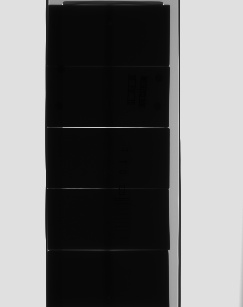
#> input picture .visionnova/thumbnail/a.jpg, 243 x 307 px
$ python -i image_analyzer.py   (imports and definitions only)
#> lines starting #> are read from the running program, lines starting #| are printed output that depends on the picture; after the words box and inside, x2 and y2 are one past the last pixel; in counts of white or black regions, pixels touching at a corner belong together
#> further down, picture is the input picture: shape (307, 243); min 2, max 229, mean 112
"""
图像质量分析模块 - 专门检测马赛克效应和图像质量变化
"""
import numpy as np
from scipy import ndimage, fft
from skimage import filters, feature, measure
import functools
import time
from typing import Dict, Any, Tuple, Optional


class ImageQualityAnalyzer:
    """图像质量分析器 - 检测马赛克效应、纹理变化等"""

    @staticmethod
    def analyze_image_quality(image: np.ndarray, name: str = "图像") -> Dict[str, Any]:
        """
        全面分析图像质量，特别关注马赛克效应

        Args:
            image: 输入图像
            name: 图像名称（用于报告）

        Returns:
            Dict: 包含各种质量指标的字典
        """
#> called with name = '图像'
        print(f"\n📊 {name}质量分析:")

        # 大图像优化：如果图像太大，进行下采样分析
        original_shape = image.shape
#> original_shape = (307, 243)
        total_pixels = image.size
#> total_pixels = 74601

        if total_pixels > 2000000:  # 2M像素以上进行下采样
            print(f"   🔧 检测到大图像({total_pixels:,}像素)，使用下采样分析以提高速度...")
            # 计算下采样比例，目标约1M像素
            scale = np.sqrt(1000000 / total_pixels)
            new_h = int(image.shape[0] * scale)
            new_w = int(image.shape[1] * scale)

            # 使用OpenCV进行高质量下采样
            from skimage import transform
            img_resized = transform.resize(image, (new_h, new_w), anti_aliasing=True, preserve_range=True)
            img = img_resized.astype(np.float32)
            print(f"      下采样: {original_shape} → {img.shape}")
        else:
            # 确保是浮点数
            if image.dtype != np.float32:
                img = image.astype(np.float32)
            else:
                img = image.copy()

        # 归一化到[0,1]以便统一分析
        img_min, img_max = img.min(), img.max()
#> img_min = 2; img_max = 229
        if img_max > img_min:
            img_norm = (img - img_min) / (img_max - img_min)
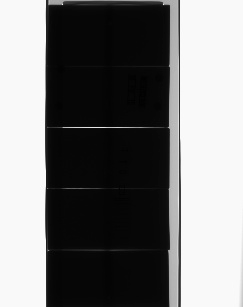
#> img_norm: shape (307, 243) float32; min 0, max 1, mean 0.485
        else:
            img_norm = img.copy()

        analysis = {
            'name': name,
            'shape': image.shape,
            'dtype': str(image.dtype),
            'range': (float(img_min), float(img_max)),
        }
#> analysis = {'name': '图像', 'shape': (307, 243), 'dtype': 'uint8', 'range': (2, 229)}

        # 1. 基础统计
        analysis.update(ImageQualityAnalyzer._basic_statistics(img_norm))

        # 2. 纹理复杂度分析（马赛克的关键指标）
        analysis.update(ImageQualityAnalyzer._texture_complexity(img_norm))

        # 3. 边缘质量分析
        analysis.update(ImageQualityAnalyzer._edge_quality(img_norm))

        # 4. 频域分析
        analysis.update(ImageQualityAnalyzer._frequency_analysis(img_norm))

        # 5. 空间相关性分析（检测块状效应）
        analysis.update(ImageQualityAnalyzer._spatial_correlation(img_norm))

        # 6. 马赛克效应检测
        analysis.update(ImageQualityAnalyzer._mosaic_detection(img_norm))

        # 打印关键指标
        ImageQualityAnalyzer._print_key_metrics(analysis)

        return analysis

    # [17 lines left out: function compare_analyses, not called in this run]

    @staticmethod
    def _basic_statistics(img: np.ndarray) -> Dict[str, float]:
        """基础统计信息"""
        return {
            'mean': float(np.mean(img)),
            'std': float(np.std(img)),
            'entropy': float(measure.shannon_entropy(img)),
            'dynamic_range': float(img.max() - img.min()),
        }

    @staticmethod
    def _texture_complexity(img: np.ndarray) -> Dict[str, float]:
        """纹理复杂度分析 - 马赛克会导致纹理异常复杂"""
        # 局部方差（窗口大小5x5）
        local_var = ndimage.generic_filter(img, np.var, size=5)

        # 梯度幅值
        gx = ndimage.sobel(img, axis=1)
        gy = ndimage.sobel(img, axis=0)
        grad_mag = np.sqrt(gx*gx + gy*gy)

        # 纹理能量（灰度共生矩阵的简化版本）
        # 计算水平和垂直方向的纹理变化
        h_diff = np.abs(np.diff(img, axis=1))
        v_diff = np.abs(np.diff(img, axis=0))

        return {
            'local_var_mean': float(np.mean(local_var)),
            'local_var_std': float(np.std(local_var)),
            'local_var_max': float(np.max(local_var)),
            'grad_mag_mean': float(np.mean(grad_mag)),
            'grad_mag_std': float(np.std(grad_mag)),
            'texture_energy_h': float(np.mean(h_diff)),
            'texture_energy_v': float(np.mean(v_diff)),
            'texture_uniformity': float(1.0 / (1.0 + np.std(local_var))),  # 越小越不均匀
        }

    @staticmethod
    def _edge_quality(img: np.ndarray) -> Dict[str, float]:
        """边缘质量分析"""
        # Canny边缘检测
        edges = feature.canny(img, sigma=1.0)
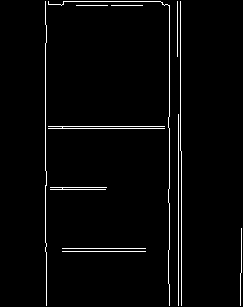
#> edges: shape (307, 243) bool; 2.6% white in thin lines or dots, all inside (x1, y1, x2, y2) = (45, 1, 242, 306)
        edge_density = np.sum(edges) / edges.size
#> edge_density = 0.0261

        # 边缘连续性（通过形态学操作评估）
        from skimage import morphology
        edge_dilated = morphology.dilation(edges, morphology.disk(2))
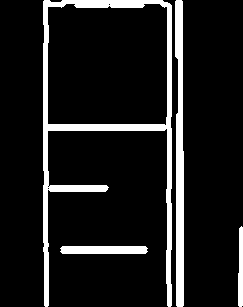
#> edge_dilated: shape (307, 243) bool; 11.2% white; 4 white regions, box (x1, y1, x2, y2) and area: (43, 0, 172, 307) 5073, (175, 0, 184, 307) 2248, (60, 246, 148, 254) 688, (238, 226, 243, 307) 352
        edge_continuity = np.sum(edge_dilated) / np.sum(edges) if np.sum(edges) > 0 else 0
#> edge_continuity = 4.29

        # 梯度方向一致性
        gx = ndimage.sobel(img, axis=1)
        gy = ndimage.sobel(img, axis=0)
        grad_angle = np.arctan2(gy, gx)
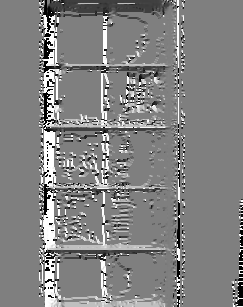
#> grad_angle: shape (307, 243) float32; min -3.14, max 3.14, mean 0.0818; drawn with min black and max white

        # 计算梯度方向的局部一致性
        angle_diff = np.abs(np.diff(grad_angle, axis=1))
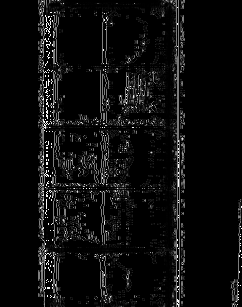
#> angle_diff: shape (307, 242) float32; min 0, max 6.28, mean 0.329; drawn with min black and max white
        angle_consistency = 1.0 - np.mean(angle_diff) / np.pi
#> angle_consistency = 0.895

        return {
            'edge_density': float(edge_density),
            'edge_continuity': float(edge_continuity),
            'gradient_consistency': float(angle_consistency),
        }

    @staticmethod
    def _frequency_analysis(img: np.ndarray) -> Dict[str, float]:
        """频域分析 - 马赛克会产生异常的高频成分"""
        # 对于大图像，进一步下采样以加速FFT
        if img.size > 500000:  # 500K像素以上再次下采样
            from skimage import transform
            scale = np.sqrt(500000 / img.size)
            new_h = max(64, int(img.shape[0] * scale))  # 最小64像素
            new_w = max(64, int(img.shape[1] * scale))
            img_small = transform.resize(img, (new_h, new_w), anti_aliasing=True, preserve_range=True)
        else:
            img_small = img

        # 2D FFT
        f_transform = fft.fft2(img_small)
        f_shift = fft.fftshift(f_transform)
        magnitude = np.abs(f_shift)

        # 计算频域能量分布
        h, w = img_small.shape
#> h = 307; w = 243
        center_h, center_w = h // 2, w // 2
#> center_h = 153; center_w = 121

        # 创建频率掩码
        y, x = np.ogrid[:h, :w]
#> y = 307 values from 0 to 306
        dist_from_center = np.sqrt((x - center_w)**2 + (y - center_h)**2)

        # 低频、中频、高频区域
        max_dist = min(center_h, center_w)
#> max_dist = 121
        low_freq_mask = dist_from_center <= max_dist * 0.1
        mid_freq_mask = (dist_from_center > max_dist * 0.1) & (dist_from_center <= max_dist * 0.5)
        high_freq_mask = dist_from_center > max_dist * 0.5

        total_energy = np.sum(magnitude**2)
#> total_energy = 2.49e+09
        low_freq_energy = np.sum(magnitude[low_freq_mask]**2) / total_energy
#> low_freq_energy = 0.982
        mid_freq_energy = np.sum(magnitude[mid_freq_mask]**2) / total_energy
#> mid_freq_energy = 0.0141
        high_freq_energy = np.sum(magnitude[high_freq_mask]**2) / total_energy
#> high_freq_energy = 0.0042

        return {
            'low_freq_energy': float(low_freq_energy),
            'mid_freq_energy': float(mid_freq_energy),
            'high_freq_energy': float(high_freq_energy),
            'freq_energy_ratio': float(high_freq_energy / (low_freq_energy + 1e-8)),
        }

    @staticmethod
    def _spatial_correlation(img: np.ndarray) -> Dict[str, float]:
        """空间相关性分析 - 检测块状效应"""
        # 水平和垂直方向的自相关
        h_corr = np.corrcoef(img[:-1].flatten(), img[1:].flatten())[0, 1]
#> h_corr = 0.996
        v_corr = np.corrcoef(img[:, :-1].flatten(), img[:, 1:].flatten())[0, 1]
#> v_corr = 0.983

        # 对角线相关性
        d1_corr = np.corrcoef(img[:-1, :-1].flatten(), img[1:, 1:].flatten())[0, 1]
#> d1_corr = 0.979
        d2_corr = np.corrcoef(img[:-1, 1:].flatten(), img[1:, :-1].flatten())[0, 1]
#> d2_corr = 0.979

        # 局部相关性变化（检测块状效应）
        block_size = 8
        h_blocks = img.shape[0] // block_size
#> h_blocks = 38
        w_blocks = img.shape[1] // block_size
#> w_blocks = 30

        block_correlations = []
        for i in range(h_blocks - 1):
            for j in range(w_blocks - 1):
                block1 = img[i*block_size:(i+1)*block_size, j*block_size:(j+1)*block_size]
                block2 = img[(i+1)*block_size:(i+2)*block_size, j*block_size:(j+1)*block_size]
                if block1.size > 0 and block2.size > 0:
                    corr = np.corrcoef(block1.flatten(), block2.flatten())[0, 1]
                    if not np.isnan(corr):
                        block_correlations.append(corr)
#> after the loop, block_correlations = 478 values, max 1 at index 43, min -0.574 at index 184, mean 0.557

        block_corr_std = np.std(block_correlations) if block_correlations else 0
#> block_corr_std = 0.445

        return {
            'horizontal_correlation': float(h_corr) if not np.isnan(h_corr) else 0.0,
            'vertical_correlation': float(v_corr) if not np.isnan(v_corr) else 0.0,
            'diagonal_correlation_1': float(d1_corr) if not np.isnan(d1_corr) else 0.0,
            'diagonal_correlation_2': float(d2_corr) if not np.isnan(d2_corr) else 0.0,
            'block_correlation_std': float(block_corr_std),
        }

    @staticmethod
    def _mosaic_detection(img: np.ndarray) -> Dict[str, float]:
        """马赛克效应检测"""
        # 块状效应检测：计算8x8块的内部方差vs块间方差
        block_size = 8
        h_blocks = img.shape[0] // block_size
#> h_blocks = 38
        w_blocks = img.shape[1] // block_size
#> w_blocks = 30

        intra_block_vars = []  # 块内方差
        inter_block_vars = []  # 块间方差

        block_means = np.zeros((h_blocks, w_blocks))

        # 计算每个块的均值和内部方差
        for i in range(h_blocks):
            for j in range(w_blocks):
                block = img[i*block_size:(i+1)*block_size, j*block_size:(j+1)*block_size]
                block_mean = np.mean(block)
                block_var = np.var(block)

                block_means[i, j] = block_mean
                intra_block_vars.append(block_var)
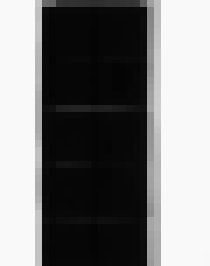
#> block_means: shape (38, 30) float64 (shown 7 times larger); min 0.0175, max 0.978, mean 0.479
#> after the loop, intra_block_vars = 1140 values, max 0.168 at index 485, min 3.47e-18 at index 68, mean 0.0102

        # 计算块间方差
        if h_blocks > 1 and w_blocks > 1:
            inter_block_var = np.var(block_means)
#> inter_block_var = 0.202
        else:
            inter_block_var = 0

        avg_intra_var = np.mean(intra_block_vars)
#> avg_intra_var = 0.0102

        # 马赛克指数：块内方差高 + 块间变化大 = 马赛克效应
        mosaic_index = avg_intra_var * (1 + inter_block_var)
#> mosaic_index = 0.0122

        # 纹理不规律性：局部方差的方差
        local_var = ndimage.generic_filter(img, np.var, size=3)
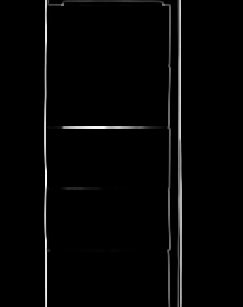
#> local_var: shape (307, 243) float32; min 0, max 0.174, mean 0.00369; drawn with min black and max white
        texture_irregularity = np.var(local_var)
#> texture_irregularity = 0.000381

        return {
            'avg_intra_block_variance': float(avg_intra_var),
            'inter_block_variance': float(inter_block_var),
            'mosaic_index': float(mosaic_index),
            'texture_irregularity': float(texture_irregularity),
        }

    @staticmethod
    def _print_key_metrics(analysis: Dict[str, Any]):
        """打印关键指标"""
        print(f"   📈 基础统计: 均值={analysis['mean']:.3f}, 标准差={analysis['std']:.3f}, 熵={analysis['entropy']:.3f}")
#|    📈 基础统计: 均值=0.485, 标准差=0.461, 熵=3.201
        print(f"   🎨 纹理复杂度: 局部方差均值={analysis['local_var_mean']:.4f}, 梯度幅值={analysis['grad_mag_mean']:.4f}")
#|    🎨 纹理复杂度: 局部方差均值=0.0061, 梯度幅值=0.1141
        print(f"   🔍 边缘质量: 边缘密度={analysis['edge_density']:.4f}, 梯度一致性={analysis['gradient_consistency']:.3f}")
#|    🔍 边缘质量: 边缘密度=0.0261, 梯度一致性=0.895
        print(f"   📊 频域分析: 高频能量占比={analysis['high_freq_energy']:.3f}, 频率比={analysis['freq_energy_ratio']:.2f}")
#|    📊 频域分析: 高频能量占比=0.004, 频率比=0.00
        print(f"   🧩 空间相关性: 水平={analysis['horizontal_correlation']:.3f}, 垂直={analysis['vertical_correlation']:.3f}")
#|    🧩 空间相关性: 水平=0.996, 垂直=0.983
        print(f"   🚨 马赛克检测: 马赛克指数={analysis['mosaic_index']:.4f}, 纹理不规律性={analysis['texture_irregularity']:.4f}")
#|    🚨 马赛克检测: 马赛克指数=0.0122, 纹理不规律性=0.0004

        # 马赛克效应警告
        if analysis['mosaic_index'] > 0.01:  # 阈值需要根据实际情况调整
            print(f"   ⚠️  检测到可能的马赛克效应！")
        if analysis['texture_irregularity'] > 0.005:
            print(f"   ⚠️  检测到纹理异常不规律！")


# [43 lines left out: function image_analysis_decorator, not called in this run]

>>> import cv2
>>> picture = cv2.imread('../../.visionnova/thumbnail/a.jpg', cv2.IMREAD_GRAYSCALE)
>>> result = ImageQualityAnalyzer().analyze_image_quality(picture)
#> result = 32 items

$ run again, on .visionnova/thumbnail/弯管-原始图.jpg
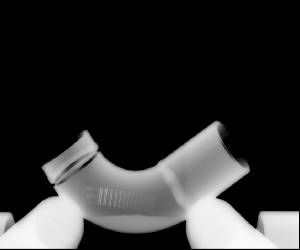
#> input picture .visionnova/thumbnail/弯管-原始图.jpg, 300 x 250 px
#> picture is the input picture: shape (250, 300); min 0, max 252, mean 48.4
#> img_min = 0; img_max = 252
#> analysis = {'name': '图像', 'shape': (250, 300), 'dtype': 'uint8', 'range': (0, 252)}
#> in _edge_quality, `edges = feature.canny(img, sigma=1.0)`:
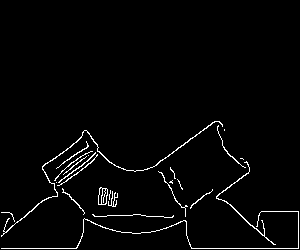
#> edges: shape (250, 300) bool; 2.5% white in thin lines or dots, all inside (x1, y1, x2, y2) = (1, 121, 299, 249)
#> edge_density = 0.0248
#> edge_dilated: shape (250, 300) bool; 9.6% white; 3 white regions, box (x1, y1, x2, y2) and area: (0, 119, 300, 250) 6336, (96, 185, 120, 209) 441, (90, 212, 176, 220) 424
#> edge_continuity = 3.87
#> angle_consistency = 0.938
#> total_energy = 797708096
#> low_freq_energy = 0.958
#> mid_freq_energy = 0.0376
#> high_freq_energy = 0.0043
#> h_corr = 0.986
#> v_corr = 0.994
#> d1_corr = 0.98
#> d2_corr = 0.982
#> after the loop in _spatial_correlation, `for i in range(h_blocks - 1):`: block_correlations = 303 values, max 1 at index 297, min -0.922 at index 91, mean 0.313
#> block_corr_std = 0.529
#> after the loop in _mosaic_detection, `for i in range(h_blocks):`:
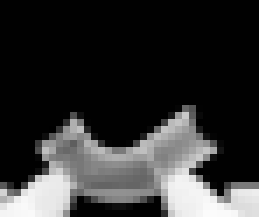
#> block_means: shape (31, 37) float64 (shown 7 times larger); min 0.00248, max 0.988, mean 0.193
#> after the loop in _mosaic_detection, `for i in range(h_blocks):`: intra_block_vars = 1147 values, max 0.148 at index 998, min 0 at index 0, mean 0.0054
#> inter_block_var = 0.0995
#> avg_intra_var = 0.0054
#> mosaic_index = 0.00594
#> texture_irregularity = 0.000189
#|    📈 基础统计: 均值=0.192, 标准差=0.324, 熵=3.210
#|    🎨 纹理复杂度: 局部方差均值=0.0041, 梯度幅值=0.1070
#|    🔍 边缘质量: 边缘密度=0.0248, 梯度一致性=0.938
#|    📊 频域分析: 高频能量占比=0.004, 频率比=0.00
#|    🧩 空间相关性: 水平=0.986, 垂直=0.994
#|    🚨 马赛克检测: 马赛克指数=0.0059, 纹理不规律性=0.0002
#> result = 32 items

$ run again, on .visionnova/thumbnail/钢板-高级增强.jpg
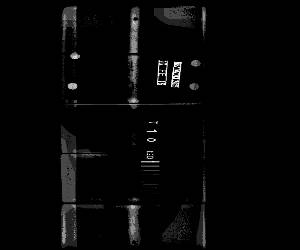
#> input picture .visionnova/thumbnail/钢板-高级增强.jpg, 300 x 250 px
#> picture is the input picture: shape (250, 300); min 0, max 255, mean 6.9
#> img_min = 0; img_max = 255
#> analysis = {'name': '图像', 'shape': (250, 300), 'dtype': 'uint8', 'range': (0, 255)}
#> edges: shape (250, 300) bool; 3.7% white in thin lines or dots, all inside (x1, y1, x2, y2) = (60, 5, 206, 248)
#> edge_density = 0.0372
#> edge_dilated: shape (250, 300) bool; 14.4% white; 18 white regions, largest, box (x1, y1, x2, y2) and area: (58, 124, 109, 250) 2419, (63, 5, 202, 111) 2091, (151, 3, 197, 31) 822
#> edge_continuity = 3.87
#> angle_consistency = 0.888
#> total_energy = 51528452
#> low_freq_energy = 0.487
#> mid_freq_energy = 0.365
#> high_freq_energy = 0.148
#> h_corr = 0.803
#> v_corr = 0.82
#> d1_corr = 0.682
#> d2_corr = 0.698
#> after the loop in _spatial_correlation, `for i in range(h_blocks - 1):`: block_correlations = 226 values, max 0.999 at index 141, min -0.586 at index 130, mean 0.386
#> block_corr_std = 0.394
#> after the loop in _mosaic_detection, `for i in range(h_blocks):`:
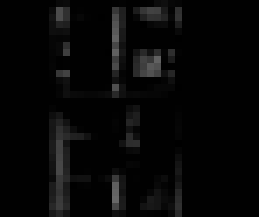
#> block_means: shape (31, 37) float64 (shown 7 times larger); min 0.00294, max 0.404, mean 0.0276
#> after the loop in _mosaic_detection, `for i in range(h_blocks):`: intra_block_vars = 1147 values, max 0.181 at index 354, min 0 at index 0, mean 0.00469
#> inter_block_var = 0.0039
#> avg_intra_var = 0.00469
#> mosaic_index = 0.00471
#> texture_irregularity = 0.000185
#|    📈 基础统计: 均值=0.027, 标准差=0.092, 熵=1.960
#|    🎨 纹理复杂度: 局部方差均值=0.0032, 梯度幅值=0.0967
#|    🔍 边缘质量: 边缘密度=0.0372, 梯度一致性=0.888
#|    📊 频域分析: 高频能量占比=0.148, 频率比=0.30
#|    🧩 空间相关性: 水平=0.803, 垂直=0.820
#|    🚨 马赛克检测: 马赛克指数=0.0047, 纹理不规律性=0.0002
#> result = 32 items
